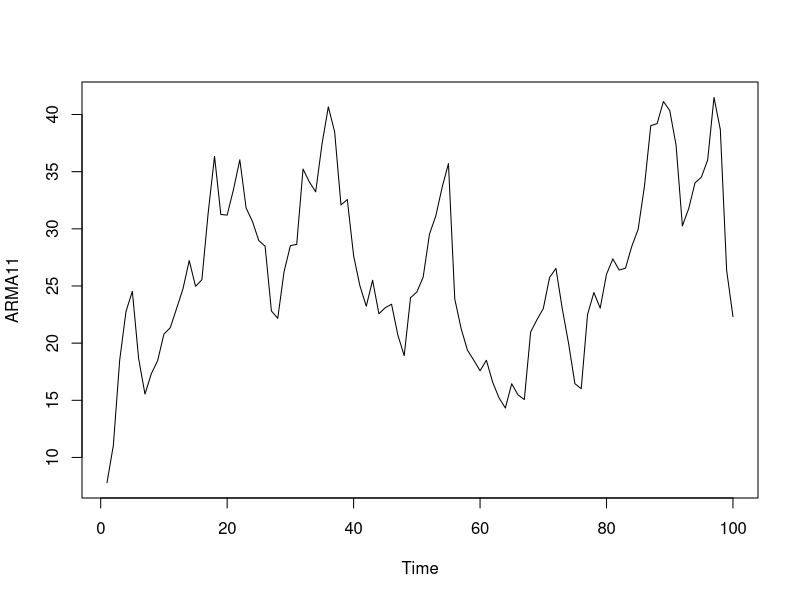
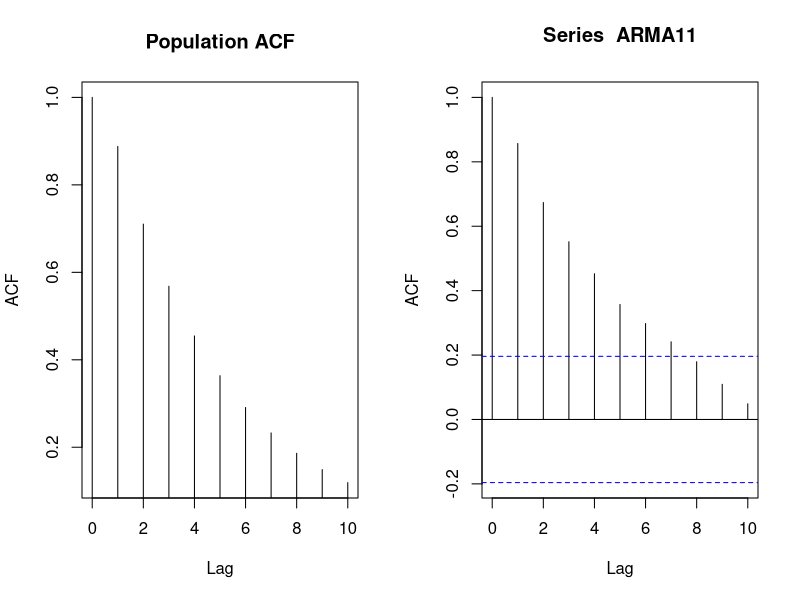
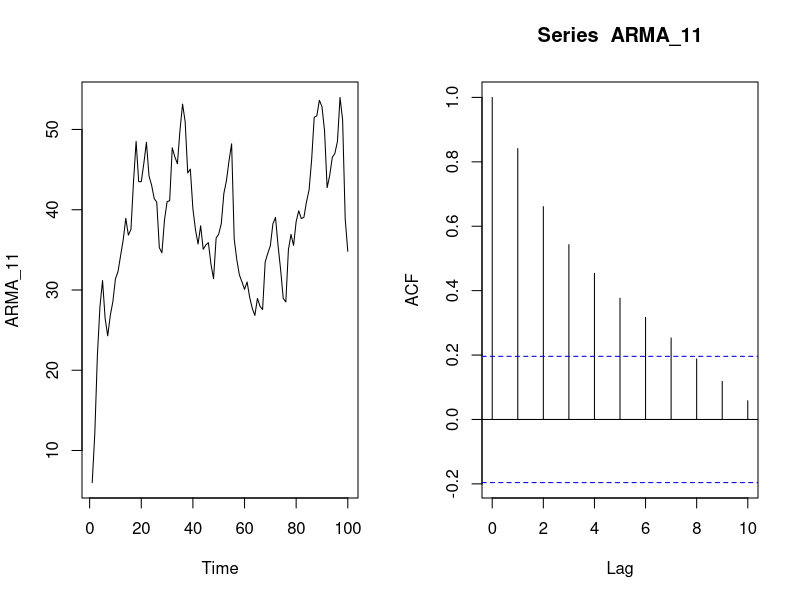

These figures' R source, in order:
rm(list=ls())

#ARMA process
set.seed(125)
noise = rnorm(100, 0, 3)
a = 5
phi = 0.8
theta = 0.5

ARMA11 = numeric(100)
ARMA11[1] = a + noise[1]
for (i in 2:100) 
{
  ARMA11[i] = a + phi * ARMA11[i-1] + noise[i] + theta * noise[i-1]
}
plot.ts(ARMA11)

par(mfrow = c(1,2))

ACF = numeric(11)
ACF[1] = 1
# closed form expression for lag-1 autocorrelation of ARMA(1, 1)
ACF[2] = (theta+phi)*(1+theta*phi)/(1+theta^2+2*theta*phi)
for(i in 3:11)
{
  # implements rho(h) = phi*rho(h-1) for h >= 2
  ACF[i] <- phi*ACF[i-1] 
}

h <- seq(0,10,1)

plot(h,ACF,type = "h", xlab="Lag",ylab="ACF",main="Population ACF")


acf(ARMA11, lag.max = 10)

#ARMA process using inbuild function

a = 5
phi = 0.8
theta = 0.5

ARMA_11 =  arima.sim(model = list(ar = phi, ma = theta), n = 100, innov = a + noise)  

par(mfrow = c(1,2))

plot.ts(ARMA_11)
acf(ARMA_11,lag.max = 10)
